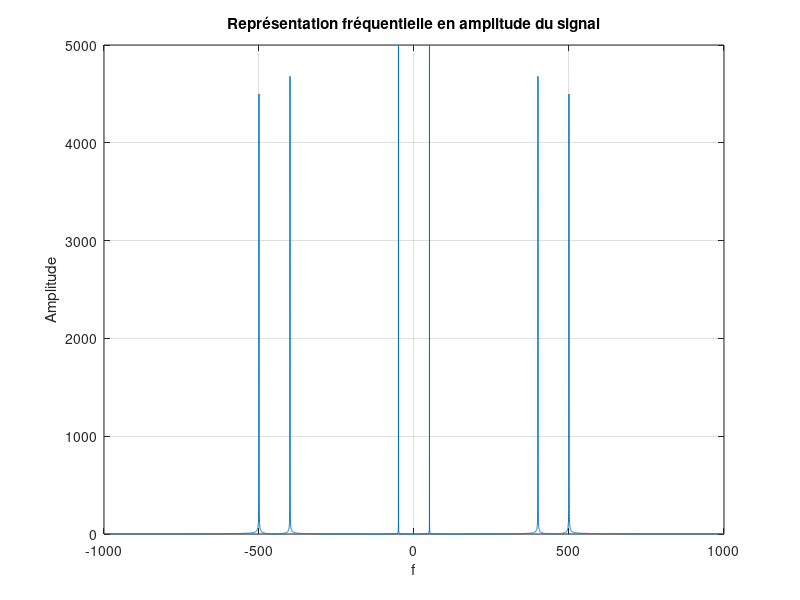

This figure's MATLAB source: (Note: this script raises an error after producing the figure.)
clear all
close all
clc

Te=0.0005;
fe = 1/Te;
t = 0:Te:5;

f1=500;
f2=400;
f3=50;

%Représentation temporelle du signal
N=length(t);
x=sin(2*pi*f1*t)+sin(2*pi*f2*t)+sin(2*pi*f3*t);
plot(t,x);
grid on
xlabel('t');
ylabel('x(t)');
title('Représentation temporelle du signal');

%Représentation fréquentielle du signal
fshift=(-N/2:N/2-1)*fe/N;
y=fft(x);
plot(fshift,fftshift(abs(y)));
grid on
xlabel('f');
ylabel('Amplitude');
title('Représentation fréquentielle en amplitude du signal');

f = (0:N-1)*(fe/N);
K=1;
w=2*pi*f;
H=(K*1i*w/wc)./(1+1i*w/wc);
wc=50;

semilogx(f,abs(H));
grid on
xlabel('f');
ylabel('Amplitude');
title('Représentation du le module de la transmittance complexe');


wc1=500;
wc2=1000;

H1=(K*1i*w/wc1)./(1+1i*w/wc1);
H2=(K*1i*w/wc2)./(1+1i*w/wc2);

G=20*log(abs(H));
G1=20*log(abs(H1));
G2=20*log(abs(H2));

semilogx(f,G,f,G1,f,G2)
grid on


%Filtrage du signal

filtre1 = H.*y;
filtre2 = H1.*y;
filtre3 = H2.*y;

x1=ifft(filtre1,"symmetric");
x2=ifft(filtre2,"symmetric");
x3=ifft(filtre3,"symmetric");

plot(fshift, fftshift(abs(fft(x3))));

subplot(411)
plot(t,x)
xlim([0.5 1]);
xlabel('t');
ylabel('x(t)');
title('Représentation temporelle du signal initial');

subplot(412)
plot(t,x1)
xlim([0.5 1]);
xlabel('t');
ylabel('x(t)');
title('Représentation temporelle du signal pour wc = 50');

subplot(413)
plot(t,x2)
xlim([0.5 1]);
xlabel('t');
ylabel('x(t)');
title('Représentation temporelle du signal wc = 500');

subplot(414)
plot(t,x3)
xlim([0.5 1]);
xlabel('t');
ylabel('x(t)');
title('Représentation temporelle du signal wc = 1000');

[audio,fs]=audioread("test.wav"); %lecture de l'audio

Ts= 1/fs; % Période d'échantillonage
N=length(audio); % le nombre d'échantillons égal à la taille du vecteur music
t=0:Ts:(N-1)*Ts;
plot(t,audio)
title('representation temporelle d un signal audio ')
xlabel('t')
xlim([1 1.2]);
grid on

fshift = (-N/2:N/2-1)*(fs/N); % le pas de discrétisation : fe/N
transfF=fft(audio); % transformée de fourirer
plot(fshift,fftshift(abs(transfF)));
title('representation fréquentielle du signal audio ')
xlabel('f')
ylabel('Amplitude')

fc=4700; %fréquence de coupre, 4700 car l'atténuation est de 0.7
f=(0:N-1)*(fs/N);
k=1;

%Transmittance complexe
H = k./(1+1i*(f/fc).^1000);

%Conception du filtre
H_filter = [H(1:floor(N/2)), flip(H(1:floor(N/2)))];

%Filtrage
f = transfF(1:end-1).*H_filter;

%Signal filtré
filtered_sign=ifft(f,"symmetric");
plot(fshift(1:end-1), fftshift(abs(fft(filtered_sign))));